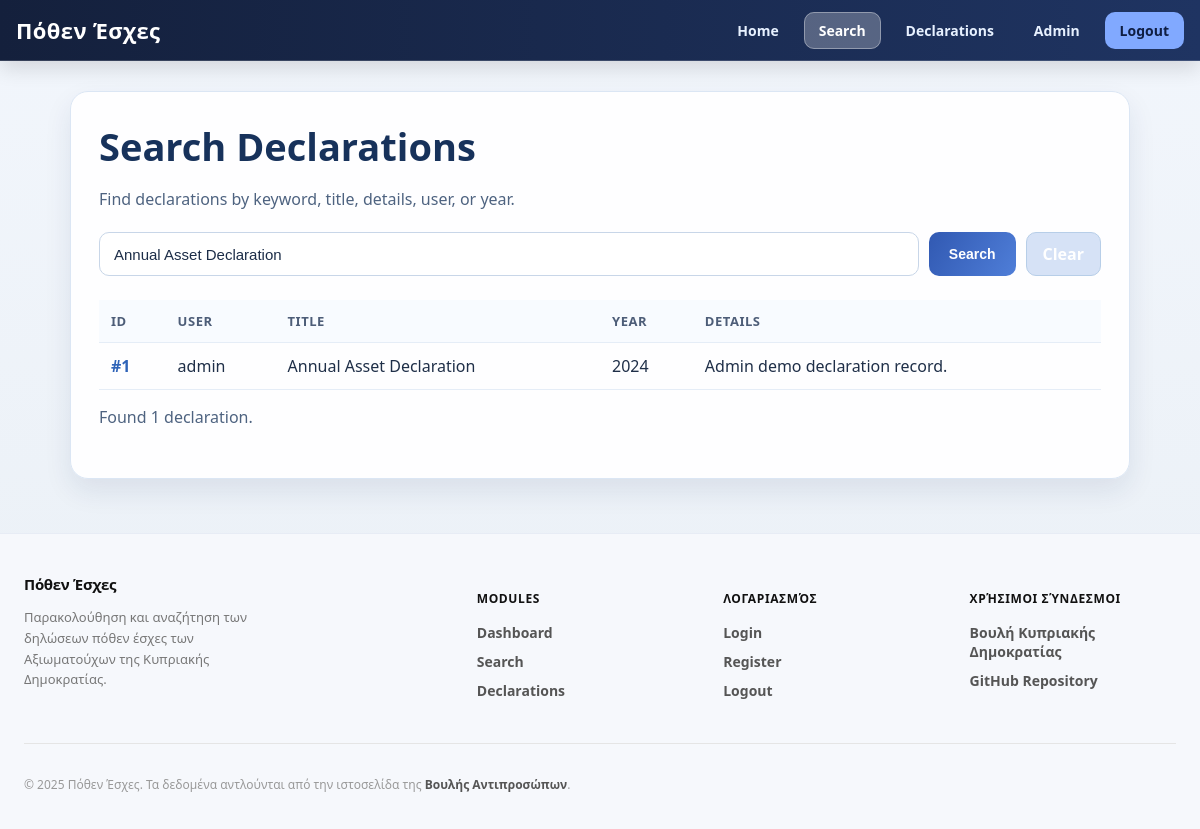
The app's page /modules/list.php?keyword=Annual Asset Declaration (signed in) with its own data.
### tables this page shows
CREATE TABLE declarations (
    id INT AUTO_INCREMENT PRIMARY KEY,
    user_id INT DEFAULT NULL,
    politician_id INT DEFAULT NULL,
    title VARCHAR(150) DEFAULT NULL,
    details TEXT DEFAULT NULL,
    year YEAR NOT NULL,
    status ENUM('draft', 'submitted') DEFAULT 'draft',
    created_at TIMESTAMP DEFAULT CURRENT_TIMESTAMP,
    FOREIGN KEY (user_id) REFERENCES users(id) ON DELETE SET NULL,
    FOREIGN KEY (politician_id) REFERENCES politicians(id) ON DELETE CASCADE
);

CREATE TABLE users (
    id INT AUTO_INCREMENT PRIMARY KEY,
    username VARCHAR(100) NOT NULL,
    email VARCHAR(100) UNIQUE NOT NULL,
    password_hash VARCHAR(255) NOT NULL,
    role ENUM('admin', 'politician', 'user') DEFAULT 'user',
    created_at TIMESTAMP DEFAULT CURRENT_TIMESTAMP
);

### modules/list.php (the view, shortened to what this page needs)
<?php
require_once __DIR__ . '/../includes/db.php';
$keyword = trim($_GET['keyword'] ?? '');
$declarations = [];
$searchPerformed = $keyword !== '';
if ($searchPerformed) {
    try {
        $stmt = $pdo->prepare(
            'SELECT d.id, d.title, d.details, d.year, d.created_at, u.username
             FROM declarations d
             INNER JOIN users u ON u.id = d.user_id
             WHERE d.title LIKE :kw OR d.details LIKE :kw OR CAST(d.year AS CHAR) LIKE :kw OR u.username LIKE :kw
             ORDER BY d.created_at DESC, d.id DESC'
        );
        $keywordParam = '%' . $keyword . '%';
        $stmt->execute(['kw' => $keywordParam]);
        $declarations = $stmt->fetchAll();
    } catch (PDOException $e) {
        $declarations = [];
    }
}
?>
<!DOCTYPE html>
<html lang="en">
<head>
    <link rel="stylesheet" href="../assets/css/header.css">
    <link rel="stylesheet" href="../assets/css/list.css">
    <link rel="stylesheet" href="../assets/css/footer.css">
</head>
<body>
    <div class="container">
        <div class="card">
            <h1>Search Declarations</h1>
            <p class="meta">Find declarations by keyword, title, details, user, or year.</p>
            <form method="GET" class="search-box">
                <input type="text" name="keyword" placeholder="Search by keyword, title, or year..." value="<?= htmlspecialchars($keyword) ?>">
                <button type="submit">Search</button>
                <?php if (!empty($keyword)): ?>
                    <a href="list.php" class="clear-btn" style="display: inline-block; text-decoration: none; color: #fff; padding: 10px 16px;">Clear</a>
                <?php endif; ?>
            </form>
            <?php if ($searchPerformed): ?>
                <?php if (count($declarations) === 0): ?>
                    <div class="no-results">
                        <p>No declarations found for <strong><?= htmlspecialchars($keyword) ?></strong></p>
                    </div>
                <?php else: ?>
                    <div class="table-wrap">
                        <table>
                            <thead>
                            <tr>
                                <th>ID</th>
                                <th>User</th>
                                <th>Title</th>
                                <th>Year</th>
                                <th>Details</th>
                            </tr>
                        </thead>
                        <tbody>
                            <?php foreach ($declarations as $decl): ?>
                                <tr>
                                    <td><a href="../modules/declaration.php?id=<?= (int) $decl['id'] ?>">#<?= (int) $decl['id'] ?></a></td>
                                    <td><?= htmlspecialchars($decl['username'] ?? 'N/A') ?></td>
                                    <td><?= htmlspecialchars($decl['title'] ?? 'N/A') ?></td>
                                    <td><?= htmlspecialchars((string) $decl['year']) ?></td>
                                    <td><?= htmlspecialchars((string) $decl['details']) ?></td>
                                </tr>
                            <?php endforeach; ?>
                        </tbody>
                    </table>
                    </div>
                    <p class="meta" style="margin-top: 16px;">
                        Found <?= count($declarations) ?> declaration<?= count($declarations) !== 1 ? 's' : '' ?>.
                    </p>
                <?php endif; ?>
            <?php else: ?>
                <div class="no-results">
                    <p>Enter a keyword to search declarations.</p>
                </div>
            <?php endif; ?>
        </div>
    </div>
</body>
</html>

### assets/css/header.css (style rules this page uses)
.header-container { position: sticky; top: 0; z-index: 200; background: linear-gradient(90deg, #14203c 0%, #1f3462 100%); color: #fff; border-bottom: 1px solid rgba(255,255,255,0.15); box-shadow: 0 8px 20px rgba(0,0,0,0.12); }
.navbar { display: flex; align-items: center; justify-content: space-between; max-width: 1200px; margin: 0 auto; min-height: 60px; position: relative; padding: 0 16px; }
.navbar-brand { font-size: 22px; font-weight: 700; color: #fff; text-decoration: none; letter-spacing: 0.4px; }
.navbar-menu { list-style: none; display: flex; align-items: center; gap: 10px; margin: 0; padding: 0; }
.navbar-menu li a { font-size: 14px; color: #e7f1ff; text-decoration: none; padding: 8px 14px; border-radius: 10px; transition: background 0.2s, color 0.2s; border: 1px solid transparent; }
.navbar-menu li a.active { background: rgba(255,255,255,0.26); color: #fff; font-weight: 600; border-color: rgba(255,255,255,0.35); }
.btn-register, .btn-logout { background: #81a9ff !important; color: #0f1e43 !important; border: 1px solid rgba(255,255,255,0.3); font-weight: 700 !important; }

### assets/css/list.css (style rules this page uses)
* { box-sizing: border-box; }
body { font-family: "Segoe UI", Tahoma, Geneva, Verdana, sans-serif; background: linear-gradient(180deg, #f2f6fc 0%, #e9eff5 100%); min-height: 100vh; margin: 0; color: #1f2f48; }
.container { max-width: 1100px; margin: 0 auto; padding: 30px 20px; }
.card { background: rgba(255, 255, 255, 0.95); border: 1px solid #dbe6f4; border-radius: 18px; padding: 28px; box-shadow: 0 12px 28px rgba(21, 49, 84, 0.09); margin-bottom: 24px; }
h1 { margin: 0 0 10px; font-size: clamp(28px, 4vw, 38px); color: #17325b; }
.meta { color: #4e6380; margin-bottom: 22px; }
.search-box { display: flex; gap: 10px; margin-bottom: 24px; flex-wrap: wrap; }
input[type="text"] { flex: 1; min-width: 220px; padding: 12px 14px; border: 1px solid #c8d6e8; border-radius: 10px; font-size: 15px; color: #1c2d48; background: #fff; }
button { padding: 12px 20px; background: linear-gradient(120deg, #3159b2, #4f7ed8); color: #fff; border: none; border-radius: 10px; font-weight: 700; font-size: 14px; cursor: pointer; transition: background 0.2s ease, transform 0.15s ease, box-shadow 0.15s ease; }
.clear-btn { background: #d6e2f6; color: #2a4e7c; border-radius: 10px; padding: 12px 18px; border: 1px solid #b7cee8; font-weight: 600; }
table { width: 100%; border-collapse: collapse; margin-top: 16px; min-width: 740px; }
th, td { text-align: left; padding: 12px; border-bottom: 1px solid #e5edf7; }
thead th { background: #f8fbff; color: #4d5d78; font-size: 13px; text-transform: uppercase; letter-spacing: 0.04em; font-weight: 700; }
a { color: #2e63b8; text-decoration: none; font-weight: 550; }

### assets/css/footer.css (style rules this page uses)
footer { margin-top: auto; border-top: 1px solid #e7ecf5; background: #f6f8fc; color: #475d7f; font-size: 14px; }
.footer-container { max-width: 1200px; margin: 0 auto; padding: 40px 24px 24px; }
.footer-grid { display: grid; grid-template-columns: 2fr 1fr 1fr 1fr; gap: 40px; margin-bottom: 40px; }
.footer-logo { font-size: 15px; font-weight: 600; color: #111; text-decoration: none; letter-spacing: -0.3px; display: block; margin-bottom: 12px; }
.footer-brand p { font-size: 13px; color: #777; line-height: 1.6; max-width: 260px; }
.footer-section h4 { font-size: 12px; font-weight: 600; color: #111; text-transform: uppercase; letter-spacing: 0.6px; margin-bottom: 16px; }
.footer-section ul { list-style: none; padding: 0; margin: 0; display: flex; flex-direction: column; gap: 10px; }
.footer-section ul li a { font-size: 14px; color: #555; text-decoration: none; transition: color 0.15s; }
.footer-bottom { border-top: 1px solid #e5e5e5; padding-top: 20px; }
.footer-bottom p { font-size: 12px; color: #999; }
.footer-bottom a { color: #555; text-decoration: none; }

### records on screen
declarations: id "1", user.username "admin", title "Annual Asset Declaration", year "2024", details "Admin demo declaration record."

### other values on screen
count($declarations) "1"
